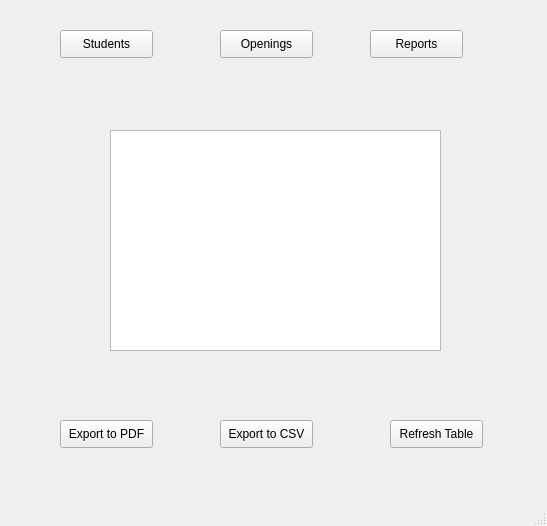
<?xml version="1.0" encoding="UTF-8"?>
<ui version="4.0">
 <class>MainWindow</class>
 <widget class="QMainWindow" name="MainWindow">
  <property name="geometry">
   <rect>
    <x>0</x>
    <y>0</y>
    <width>547</width>
    <height>526</height>
   </rect>
  </property>
  <property name="windowTitle">
   <string>Admin Dashboard</string>
  </property>
  <widget class="QWidget" name="centralwidget">
   <widget class="QPushButton" name="pushButton">
    <property name="geometry">
     <rect>
      <x>60</x>
      <y>30</y>
      <width>93</width>
      <height>28</height>
     </rect>
    </property>
    <property name="text">
     <string>Students</string>
    </property>
   </widget>
   <widget class="QPushButton" name="pushButton_2">
    <property name="geometry">
     <rect>
      <x>220</x>
      <y>30</y>
      <width>93</width>
      <height>28</height>
     </rect>
    </property>
    <property name="text">
     <string>Openings</string>
    </property>
   </widget>
   <widget class="QPushButton" name="pushButton_3">
    <property name="geometry">
     <rect>
      <x>370</x>
      <y>30</y>
      <width>93</width>
      <height>28</height>
     </rect>
    </property>
    <property name="text">
     <string>Reports</string>
    </property>
   </widget>
   <widget class="QTableWidget" name="tableWidget">
    <property name="geometry">
     <rect>
      <x>110</x>
      <y>130</y>
      <width>331</width>
      <height>221</height>
     </rect>
    </property>
   </widget>
   <widget class="QPushButton" name="pushButton_4">
    <property name="geometry">
     <rect>
      <x>60</x>
      <y>420</y>
      <width>93</width>
      <height>28</height>
     </rect>
    </property>
    <property name="text">
     <string>Export to PDF</string>
    </property>
   </widget>
   <widget class="QPushButton" name="pushButton_5">
    <property name="geometry">
     <rect>
      <x>220</x>
      <y>420</y>
      <width>93</width>
      <height>28</height>
     </rect>
    </property>
    <property name="text">
     <string>Export to CSV</string>
    </property>
   </widget>
   <widget class="QPushButton" name="pushButton_6">
    <property name="geometry">
     <rect>
      <x>390</x>
      <y>420</y>
      <width>93</width>
      <height>28</height>
     </rect>
    </property>
    <property name="text">
     <string>Refresh Table</string>
    </property>
   </widget>
  </widget>
  <widget class="QMenuBar" name="menubar">
   <property name="geometry">
    <rect>
     <x>0</x>
     <y>0</y>
     <width>547</width>
     <height>26</height>
    </rect>
   </property>
  </widget>
  <widget class="QStatusBar" name="statusbar"/>
 </widget>
 <resources/>
 <connections/>
</ui>
